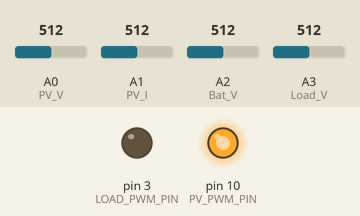
The sketch below on a simulated Arduino Uno, built with avr-gcc and run on an emulated ATmega328P. Shown: output pins drawn as LEDs (lit = HIGH). The inputs (shaded band) are chosen by the test bench; at power-on: A2 (Bat_V) = 512, A0 (PV_V) = 512, A1 (PV_I) = 512, A3 (Load_V) = 512. What the sketch prints to the serial monitor is not drawn.

Above: at 1.2 s.
1.3 s: A2 (Bat_V) set to 733
4.3 s: A2 (Bat_V) set to 756
At 7.1 s:
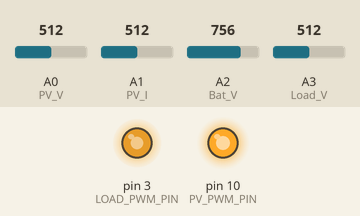
7.3 s: A2 (Bat_V) set to 942
10.3 s: A2 (Bat_V) set to 968
At 11.54 s:
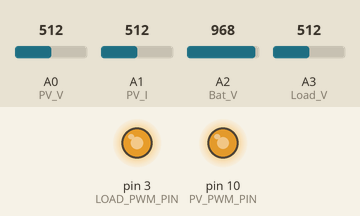
13.3 s: A2 (Bat_V) set to 716
At 13.5 s:
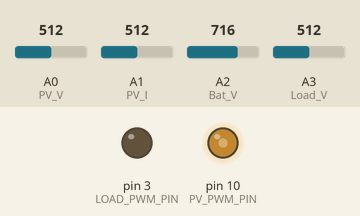
Timing chart, 0 to 17.7 s (numbered marks = the images above; inputs shaded):
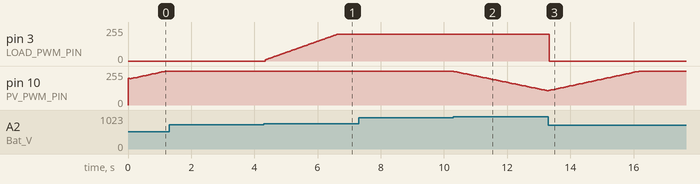

Measured:
- the behaviour switches between 742 and 743 on A2 (Bat_V) (found by bisection; images 0 and 1)
- the behaviour switches between 957 and 958 on A2 (Bat_V) (found by bisection; images 1 and 2)
- after the input at 1.3 s, every drawn part: stays the same
- after the input at 4.3 s, pin 3 (LOAD_PWM_PIN): moves from 0/255 to 200/255 over 2.3 s, starting at once
- after the input at 7.3 s, every drawn part: stays the same
- after the input at 10.3 s, pin 10 (PV_PWM_PIN): moves from 254/255 to 107/255 over 3.0 s, starting at once
- after the input at 13.3 s, pin 3 (LOAD_PWM_PIN): 200/255 → 0/255 at once

The sketch:

Version-V1.0.ino
```cpp
/*
  Author: Jishnu syam
  Description: This code is an Arduino sketch that implements a control algorithm
  for a solar power management system.The system consists of a solar panel (PV),a battery,
  and a load, and includes a speaker connected across Vds of the load converter to generate ultrasonic sound
  Date: April 8, 2023
  Contact: kjs13@iitbbs.ac.in

*/


#include <PWM.h>           // Include PWM library for controlling PWM signals

//defining pins

#define LOAD_PWM_PIN 3            // PWM output pin for controlling the load
#define PV_PWM_PIN 10             // Pin number for PV Buck PWM output
#define PV_V A0                   // Analog feedback pin for reading PV voltage
#define PV_I A1                   // Analog feedback pin for reading PV Current
#define Bat_V A2                  // Analog feedback pin for reading Battery Voltage
#define Load_V A3                 // Analog feedback pin for reading load voltage

////////////////// const declarations for Load ///////////////////////////////

const int Load_ref_V = 20;         // Load reference voltage
const unsigned long LSF = 12000;   // sweep start frequency LSF ---> (Load start frequency)
const unsigned long LEF = 60000;   // sweep End frequency LEF ---> (Load END frequency)
long LF = 28000;                   // Initial frequency  LF ---> (Load  frequency)
int FSD = 50;                      // Delay between frequency sweeps  FSD ---> (frequency sweep delay)
int FSI = 1000;                     // Increment value for changing frequency  FSI ---> (frequency sweep increment)


float Load_dutyCycle;              // Duty cycle of the PWM signal        (Note: in this code dutycycles are mapped 0-100% to 0-254 )
float Load_error;                  // Error between setpoint and feedback voltage
float integralError = 0.0;         // Integral error for PID controller
float derivativeError = 0.0;       // Derivative error for PID controller
float previousError = 0.0;         // Previous error for calculating derivative error


// defining PID controller coefficients for Load voltage control

#define kp 5.0   // Proportional coefficient for PID controller
#define ki 0.8   // Integral coefficient for PID controller
#define kd 0.01  // Derivative coefficient for PID controller


 ////////////////// const declarations for PV ///////////////////////////////

const unsigned long PV_frequency = 60000;  //PWM switching frequency for Buck converter
const unsigned long SampleTime = 50;      // Sampling time in milliseconds for MPPT
unsigned long LastSampleTime = 0;         // Variable to store the last sample time


// Battery voltage thresholds for different charging modes
const float bulk_voltage_min = 13.000;
const float bulk_voltage_max = 14.500;
const float absorption_voltage = 14.700;
const float float_voltage_min = 13.200;
const float float_voltage = 13.400;
const float float_voltage_max = 13.000;
const float bat_low_voltage = 11.2;
const float HYSTERESIS = 0.2;           // Hysteresis value for low battery cutoff
bool load_switch = 0;                   // to turn  boost converter on/off


// Maximum and minimum current limits for different charging modes in mA
const float float_max_current = 120;
const float absorption_max_current = 2000;
const float absorption_min_current = 200;

// Variables to store PV (solar panel) parameters
float PV_voltage ;
float PV_current ;
float PV_Power ;
float PV_voltage_old;
float PV_power_old;

// Battery voltage and power change rate variables
float bat_voltage;
float dP ;
float dV ;
int d_old = 200;           // Variable to store previous duty cycle
int delta_d = 3;           // Change in duty cycle for each iteration
float pv_DutyCycle = 200;  // Variable to control duty cycle of PWM signal initialized with 78% dutycycle


//Given values to each battery mode of operation
byte BULK = 0;
byte ABSORPTION = 1;
byte FLOAT = 2;
byte mode = 0;        //We start with mode 0 BULK


void setup() {

  Serial.begin(115200);               // Initialize serial communication at a baud rate of 115200
  analogReference(EXTERNAL);          // Set the analog reference voltage to external (3.3V in this case)
  pinMode(A0, INPUT);                 // Set pin A0 as an input (PV voltage)
  pinMode(A1, INPUT);                 // Set pin A1 as an input (PV current)
  pinMode(A2, INPUT);                 // Set pin A2 as an input (Battery voltage)
  pinMode(A3, INPUT);                 // Set pin A3 as an input (Load voltage)
  InitTimersSafe();                   // Initialize timers for PWM
  pinMode(LOAD_PWM_PIN, OUTPUT);      // Set PWM output pin as OUTPUT
  pinMode(PV_PWM_PIN, OUTPUT);        // Set PWM output pin as OUTPUT

}

void loop() {


////////////////////// Load/////////////////////////


  if ( bat_voltage <= (bat_low_voltage - HYSTERESIS)) {          // Battery voltage is below low threshold, turn off boost converter
    load_switch = 0;
    Load_dutyCycle = 0;
  }

  else if ( bat_voltage >= (bat_low_voltage + HYSTERESIS)) {    // Battery voltage is above high threshold, turn on boost converter
     load_switch = 1;
     if (millis() - ((FSD * abs(millis()) / FSD)) == 0){        // Frequency sweep logic: update frequency based on delay and increment value
          LF = LF + FSI;
          if (LF <= LSF || LF >= LEF){
          FSI = -FSI;
          }
     }

     Load_error = Load_ref_V - (analogRead(Load_V)*0.036);                        // Calculate error between setpoint and feedback voltage
     integralError += Load_error;                                                  // Update integral error
     derivativeError = Load_error - previousError;                                 // Calculate derivative error
     Load_dutyCycle = kp * Load_error + ki * integralError + kd * derivativeError; // Calculate duty cycle using PID formula
     previousError = Load_error;                                                   // Update previous error for next iteration
     Load_dutyCycle = constrain(Load_dutyCycle,0,200);
  }

////////////////// for PV /////////////////////////////

  unsigned long now = millis();

  if ((now - LastSampleTime) >= SampleTime) {

     PV_voltage  = ((analogRead(PV_V)*36.06)/1000);      // Read analog input A0 as PV voltage and convert to voltage
     PV_current  =((analogRead(PV_I)*35.445)/10);        // Read analog input A1 as PV current and convert to mA
     PV_Power    = PV_current *PV_voltage;               // Calculate PV power by multiplying PV voltage and current
     bat_voltage = ((analogRead(Bat_V)*15.36)/1000);     // Read analog input A2 as battery voltage and convert to voltage
     dV = PV_voltage-PV_voltage_old;                     // Calculate change in PV voltage
     dP = PV_Power-PV_power_old;                         // Calculate change in PV power


    ///////////////////////////FLOAT///////////////////////////
  ///////////////////////////////////////////////////////////

  if(mode == FLOAT){
    if(bat_voltage < float_voltage_min){
      mode = BULK;    // Switch to BULK mode if battery voltage is below minimum for FLOAT mode
    }

    else{
      if(PV_current > float_max_current){    // If PV current exceeds max current for FLOAT mode, switch to BULK mode
        mode = BULK;
      }//End if >

      else{
        if(bat_voltage > float_voltage){
          pv_DutyCycle= pv_DutyCycle- delta_d;     // Decrease duty cycle if battery voltage is higher than FLOAT voltage
          pv_DutyCycle = constrain(pv_DutyCycle,10,254);
        }

        else {
          pv_DutyCycle= pv_DutyCycle+ delta_d;  // Increase duty cycle if battery voltage is lower than FLOAT voltage
          pv_DutyCycle = constrain(pv_DutyCycle,10,254);
        }
      }//End else > float_max_current


    }
  d_old = pv_DutyCycle;
  }//END of mode == FLOAT


  //Bulk/Absorption

  else{
    if(bat_voltage < bulk_voltage_min){
      mode = BULK;    // Switch to BULK mode if battery voltage is below minimum for BULK mode
    }
    else if(bat_voltage > bulk_voltage_max){
      mode = ABSORPTION;  // Switch to ABSORPTION mode if battery voltage is above maximum for BULK mode
    }


    ////////////////////////////BULK///////////////////////////
    ///////////////////////////////////////////////////////////

    if(mode == BULK){

      // Maintain MPPT

         if (dP<0){       // If power change is negative
           if (dV<0){     // If voltage change is negative
              pv_DutyCycle= d_old - delta_d;
              pv_DutyCycle = constrain(pv_DutyCycle,10,254);

           }
           else{
              pv_DutyCycle= d_old + delta_d;
              pv_DutyCycle = constrain(pv_DutyCycle,10,254);

           }
         }
         else{
           if (dV<=0){           // If voltage change is not positive
             pv_DutyCycle= d_old + delta_d;
             pv_DutyCycle = constrain(pv_DutyCycle,10,254);

           }
           else{
             pv_DutyCycle= d_old - delta_d;
             pv_DutyCycle = constrain(pv_DutyCycle,10,254);

           }

         }


    }//End of mode == BULK


    /////////////////////////ABSORPTION/////////////////////////
    ///////////////////////////////////////////////////////////


    if(mode == ABSORPTION){
      if(PV_current > absorption_max_current){    //If we exceed max current value, we reduce duty cycle
        pv_DutyCycle= pv_DutyCycle- delta_d;
        pv_DutyCycle = constrain(pv_DutyCycle,10,254);
      }//End if > absorption_max_current

      else{
        if(bat_voltage < absorption_voltage){    // Check if battery voltage is less than absorption voltage
          pv_DutyCycle= pv_DutyCycle+ delta_d;
          pv_DutyCycle = constrain(pv_DutyCycle,10,254);
        }

        else {
          pv_DutyCycle= pv_DutyCycle- delta_d;
          pv_DutyCycle = constrain(pv_DutyCycle,10,254);
        }

  if(PV_current < absorption_min_current){    // Check if PV current falls below minimum absorption current
          mode = FLOAT;
        }
      }//End else > absorption_max_current


    }// End of mode == absorption_max_current

  }//END of else mode == FLOAT

     d_old = pv_DutyCycle;          // Update old duty cycle with current duty cycle
     PV_voltage_old = PV_voltage ; // Update old PV voltage with current PV voltage
     PV_power_old = PV_Power;      // Update old PV power with current PV power
     LastSampleTime = now;         // Update last sample time with current time

  }


    bool success = SetPinFrequencySafe(LOAD_PWM_PIN,LF);
    pwmWrite(LOAD_PWM_PIN, Load_dutyCycle);                           // Write duty cycle & to Boost converter
    bool success1 = SetPinFrequencySafe(PV_PWM_PIN, PV_frequency);
    pwmWrite(PV_PWM_PIN, pv_DutyCycle);                              // Write duty cycle to PV PWM output pin


// printing the PV,Battery& load parameters for debugging

     Serial.print("  PV_V = ");Serial.print(PV_voltage);Serial.print("V");
     Serial.print("  PV_I = ");Serial.print(PV_current);Serial.print("mA");
     Serial.print("  PV_P = ");Serial.print(PV_Power );Serial.print("mW");
     Serial.print("  pv_DutyCycle = ");Serial.print((pv_DutyCycle*100)/254);Serial.print("%");
     Serial.print("  Bat_V= ");Serial.print(bat_voltage);Serial.print("V");
     Serial.print("  Load_V= ");Serial.print(analogRead(Load_V) * 0.036);Serial.print("V");
     Serial.print("  Load_frequency= ");Serial.print(LF/1000);Serial.print("KHz");
     Serial.print(" Load_DutyCycle = ");Serial.print((Load_dutyCycle*100)/254);Serial.print("%");
     Serial.print(" Load ");Serial.print(load_switch);

     if (mode == 0){
     Serial.print("  Mode = ");Serial.println("Bulk");
     }

     else if (mode == 1){
     Serial.print("  Mode = ");Serial.println("Absorbtion");
     }

     else if (mode == 2){
     Serial.print("  Mode = ");Serial.println("Float");
     }


}
```
